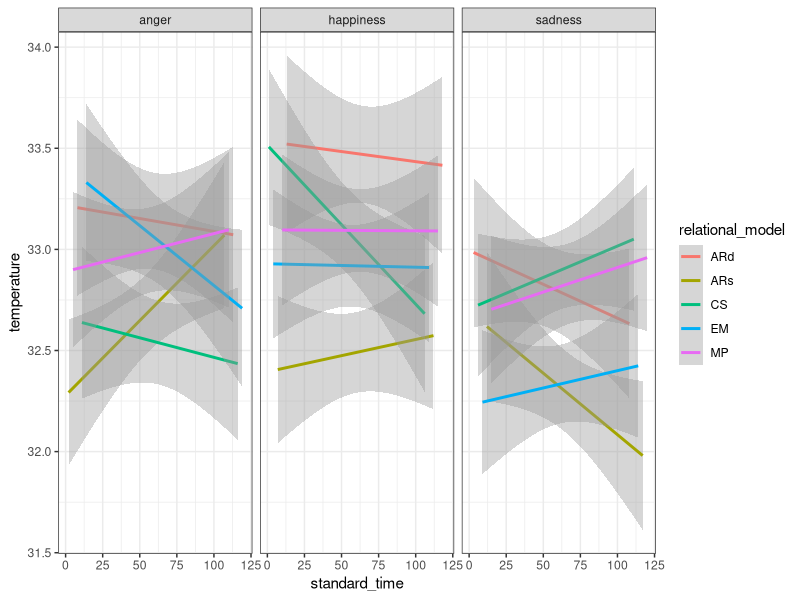

Reproduce this figure in R.
### Exploratory analysis ### -------------------------------------------------

# loading packages
library(lmerTest)
library(lme4)
library(tidyverse)

# seed for reproducibility
set.seed(290438)


## simulating data while waiting for real data ## 

# loading previous data to get both by-subject grand mean and by-subject standard deviation
# you can find it on the GitHub repo of this project: https://github.com/ronanbellemin/bellemin-ijzerman_emotion-relational-models
df <- readxl::read_xlsx("temp_data_purplexus_validation.xlsx")

df <- df %>% 
    arrange(participant.id, purplexus_timestamp) %>% 
    group_by(participant.id) %>% 
    filter(row_number() == 1)

vec <- df$purplexus_temp

n_subj     = 20   # number of subjects
n_emo  =  3 # number of emo stimuli
n_relation = 5 # number of relational stimuli
beta_0     =  mean(vec)   # grand mean
beta_1     =  .1   # simple effect of relational models
beta_2     =  .3   # 
beta_3     = .3    # interaction effect
omega_0    =  2   # by-item random intercept sd
tau_0      =  sd(vec)   # by-subject random intercept sd
tau_1      =  2   # by-subject random slope sd
#tau_2      = .5   # by-subject random interaction sd
rho        = .01   # correlation between intercept and slope
sigma      = 4 # residual (standard deviation)
vec <- seq(1:120)

# data frame
items <- data.frame(
        item_id = seq_len(n_emo*n_relation),
        emotion = rep(c("happiness","anger","sadness"), n_relation),
        relational_model = rep(c("CS", "ARs","ARd","EM","MP"), n_emo),
        standard_time = rep(vec, time = 120),
        X_i = rep(c(1, 1, 0), n_relation),
        Y_i = rep(c(0, -0.5, 0.5, 0, 0), n_emo),
        O_0i = rnorm(n = 1800, mean = 0, sd = omega_0))
    
# variance-covariance matrix
cov_mx  <- matrix(
        c(tau_0^2,             rho * tau_0 * tau_1, #* tau_2,
          rho * tau_0 * tau_1, #* tau_2, 
          tau_1^2            ),
        nrow = 2, byrow = TRUE)
    
subjects <- data.frame(subj_id = seq_len(n_subj),
                           MASS::mvrnorm(n = n_subj,
                                         mu = c(T_0s = 0, T_1s = 0),
                                         Sigma = cov_mx))
    
dat_sim <- crossing(subjects, items)  %>%
        mutate(e_si = rnorm(nrow(.), mean = 0, sd = sigma),
               temperature = beta_0 + T_0s + O_0i + (beta_1 + T_1s) * X_i + (beta_2 + T_1s) * Y_i +
                   (beta_3 + T_1s)*(X_i*Y_i) + e_si) %>%
        select(subj_id, item_id, emotion, X_i, relational_model, Y_i, temperature, standard_time)


## exploratory data analysis (plot) ##

dat_sim %>%
    ggplot(aes(x = standard_time, y = temperature, group = relational_model)) + 
    geom_smooth(aes(color=relational_model), method = lm) +
    facet_grid(~emotion) +
    #scale_color_manual(values=c('brown4','blue4', "green4", "orange4", "black4")) +
    theme_bw()


## model testing ARs vs ARd for sadness condition ##

mod_sim <- lmer(temperature ~ X_i*Y_i + (1 | subj_id), dat_sim)

summary(mod_sim)
